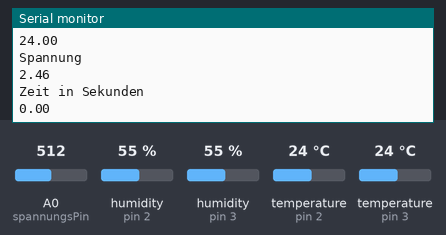
Bench run of a sketch on a simulated Arduino Uno, built with avr-gcc and run on an emulated ATmega328P. On the bench: the last lines printed to the serial monitor. The inputs (shaded band) are chosen by the test bench; at power-on: A0 (spannungsPin) = 512, humidity (sensors on pin 2, pin 3) 55 %, temperature (sensors on pin 2, pin 3) 24 °C.

Above: at 1.2 s.
1.3 s: A0 (spannungsPin) set to 471
At 1.78 s:
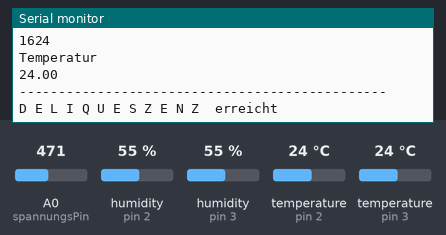
2.9 s: humidity (sensor on pin 2) set to 22 %
At 3.54 s:
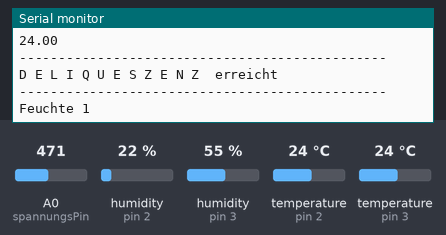
8.8 s: humidity (sensor on pin 2) set to 40 %
At 9.19 s:
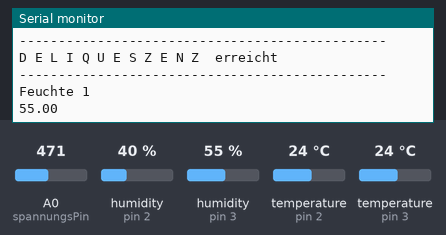
Timing chart, 0 to 11.8 s (numbered marks = the images above; inputs shaded):
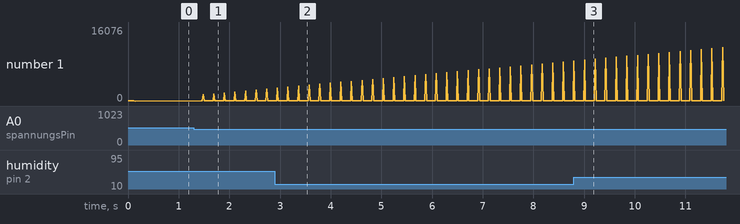

The sketch:

deliqueszenz0707.ino
```cpp
/*
                 D E L I Q U E S Z E N Z
Ermittlung des Deliqueszenzpunktes eines Salzes
Es wird die Luftfeuchtigkeit gesucht, bei der ein Salz
so viel Feuchtigkeit aus der Luft aufnimmt, dass es Leit-
fähig wird.
Zunächst werden die aktuellen Werte ermittelt und die
Startparameter gesetzt. Dann wird die gewünschte erste
Sollumgeung hergestellt und die Leitfähigkeit gemessen.
Die Luftfeuchtigkeit wird durch Zuschalten eines Befeuchters
so lange erhöht bis die Leitfähigkeit eintritt. Dann ist das
Programm beendet.
*/
#include "DHT.h"                          //Bibliothek mit allem was man zum DHT22-Betrieb braucht
#define DHTPIN1 3                                 //Digitaleingang für Temperatur und Feuchte
#define DHTPIN2 2

#define DHTTYPE DHT22                     //Typ des Sensors

// P a r a m e t e r
//Zeitintervall für die Istzustaandsmeldungen
unsigned long IntervProto;
//Zeitintervall für die Erhöhung der Luftfeuchtigkeit
unsigned long IntervHygro;
//Spannungswert auf den der Referenzwert fallen muss
//   um eine Leitfähigkeit des Salzes zu vermuten
float LeitSpann;
//Inkrement in Prozenpunkten um die Luftfeuchtigkeit
//   erhöht wird.
int IncrHygro;
//Maximaler Differenzwert der beiden Feuchtemsser um eine
//   gleichmäßige Verteilung zu postulieren
float SensorDiff;
//Arduino Pins für die verschiedenen Aufgaben
//
int spannungsPin;
int BefeuchterPin;
DHT dht1(DHTPIN1, DHTTYPE);    //DHT-Objektreferenz Primär
DHT dht2(DHTPIN2, DHTTYPE);    //DHT-Objektreferenz Sekkundär
// V a r i a b l e n
//Zeitpunkt der letzten Protokollierung
unsigned long ZeitProt;
//Zeitpunkt der letzten Sollwerterhöhung
unsigned long ZeitSoll;
//Aktueller Feuchtewert Primär
float AktHygr01;
//Aktueller Feuchtewert Sekundär
float AktHygr02;
//Aktuelle Temperatur Primär
float AktTemp;
//gemessener Spannungswert
int SensorValue;
//errechnete Spannung
float Spannung;
//Schalterstellung des Befeuchters
boolean befeuchter;
//Feuchtigkeitssollwert
unsigned long HygroSoll;
/*
-------------------------------------------------------
*/
void setup() {
  IntervProto   = 60000;         // 1 Minute
  IntervHygro   = 1200000;       // 20 Minuten
  LeitSpann     = 2.3;
  IncrHygro     = 5;
  HygroSoll     = 70;            // Bei 5 Prozent geht es los
  SensorDiff    = 3;
  spannungsPin  = 0;
  BefeuchterPin = 7;

  ZeitProt = millis();
  ZeitSoll = millis();

  Serial.begin(9600);

  AktHygr01   = dht1.readHumidity();
  Serial.println(AktHygr01);
  AktHygr02   = dht2.readHumidity();
  Serial.println(AktHygr02);
  AktTemp     = dht1.readTemperature();
  SensorValue = 0;
  befeuchter  = false;


// Hat das alles geklappt? Wenn nein kann man eigentlich aussteigen
// Ich leg' mich erst mal 10 Minuten auf's Ohr
  if (isnan(AktHygr01) ||
     isnan(AktHygr02)) {
     Serial.println("Die Feuchtigkeit konnte nicht gelesen werden");
     delay(600000);
  }

// Und den ersten Spannungswert ermitteln
// Wenn das nicht klappt, dann ist hier auch Feierabend
  Spannung = spannung_messen();
  if (Spannung == 0) {
     Serial.println("Es kann keine Spannung ermittelt werden");
     delay(600000);
  }

// Entweder hat alles geklappt oder die Zeit ist um
// dann kann man mal zunächst das Protokoll eröffnen
  protokoll_schreiben(1);

}
/*
-------------------------------------------------------
*/
void loop() {
/* Aus dieser Funktion kommt das Programm erst zurück, wenn
   der Sollwert erreicht und der Befeuchter wieder abge-
   schaltet ist. */
  Feuchte_Regeln(HygroSoll);
  AktHygr02   = dht2.readHumidity();
  Sensor_Differenzen(AktHygr01, AktHygr02);
  Spannung = spannung_messen();
  if (Spannung < LeitSpann) {
      Serial.println("-----------------------------------------------");
      Serial.println("D E L I Q U E S Z E N Z  erreicht");
      Serial.println("-----------------------------------------------");
      Serial.println("Feuchte 1");
      Serial.println(AktHygr01);
      Serial.println("Feuchte 2");
      Serial.println(AktHygr02);
      Serial.println("Dauer");
      Serial.println(millis());
      Serial.println("Temperatur");
      Serial.println(AktTemp);
  } else {
    protokoll_schreiben(2);
  }
// Ggf. Erhöhen des Sollwertes
  if ((millis() - ZeitSoll) > IntervHygro){
    ZeitSoll = millis();
    HygroSoll = HygroSoll + IncrHygro;
    Serial.println(" ");
    Serial.println("Sollwert wurde erhöht auf ");
    Serial.print(HygroSoll);
    Serial.println(" ");
  }
}
/*---------------------------------------------------
EIGENE FUNNKTIONEN
---------------------------------------------------*/
void protokoll_schreiben(int art) {
  float laufzeit;
  laufzeit = millis() / 1000;
  if ((millis() - ZeitProt) > IntervProto ||
       art == 1) {
    Serial.println("Protokoll - aktuelle Werte");
    Serial.println("Feuchte 1");
    Serial.println(AktHygr01);
    Serial.println("Feuchte 2");
    Serial.println(AktHygr02);
    Serial.println("Temperatur");
    Serial.println(AktTemp);
    Serial.println("Spannung");
    Serial.println(Spannung);
    Serial.println("Zeit in Sekunden");
    Serial.println(laufzeit);
    ZeitProt = millis();
  } else {
//  Serial.println(art);
  }
}

float spannung_messen() {
  float sensorValue;
  float spannung;
  sensorValue = analogRead(spannungsPin); // Auslesen des Pins für die Spannungsmessung
  spannung = sensorValue * 0.0048;        // Der Arduino bekommt einen 10-Bit aufgelösten Wert, er kann also bis zu 1024 diskrete Werte liefern. Da der Arduino nur Werte zwischen 0 und 5 Volt liefern kann ist ein Teilwert gleich 5 / 1024 = 0,0048
  return spannung;
}

/*
Hier wird so lange gemessen, bis der Sollwert erreich ist
Erst dann wird die Schleife wieder verlassen. Erst dann
macht das Messen der Spannung Sinn.
*/
void Feuchte_Regeln(unsigned long Sollwert){
  boolean weiter_regeln;
  weiter_regeln = true;
  while (weiter_regeln){
    if (Sollwert < AktHygr01) {
      if (!befeuchter){
        Schalten();
      }
//
    AktHygr01   = dht1.readHumidity();
    AktHygr02   = dht2.readHumidity();
    AktTemp     = dht1.readTemperature();
//
    } else {
      weiter_regeln = false;
    }
  }
}

void Sensor_Differenzen(float wert_prim, float wert_sek){
  float diffh;

  diffh = wert_prim - wert_sek;            // Wenn der Wert des 2. Sensors von dem des 1. um den Wert "DifferenzSensoren" abweicht, wird eine Warnmeldung herausgegeben
  if (diffh < 0){
     diffh = diffh * -1;
  }
  if (diffh > SensorDiff) {
    if ((millis() - ZeitProt) > IntervProto){
      Serial.println("-----------------------------------------------");
      Serial.println("ACHTUNG ungleichmaessige Feuchtigkeitverteilung");
      Serial.println("-----------------------------------------------");
      ZeitProt = millis();
    }
  }
}

void Schalten(){
  digitalWrite (BefeuchterPin, HIGH);
  delay (50);
  digitalWrite (BefeuchterPin, LOW);
  befeuchter = !befeuchter;
}
```

Measured:
- the behaviour switches between 480 and 479 on A0 (spannungsPin) (found by bisection; images 0 and 1)
- after the input at 1.3 s, the serial monitor: prints a new line at once (image 1)
- plotted number 1: 24 → 8731 after the input at 2.9 s
